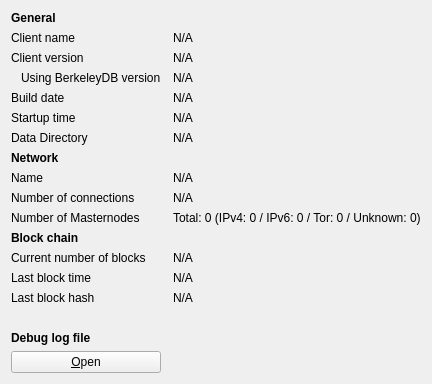
     <widget class="QWidget" name="tab_info">
      <attribute name="title">
       <string>&amp;Information</string>
      </attribute>
      <layout class="QGridLayout" name="gridLayout" columnstretch="0,0">
       <property name="horizontalSpacing">
        <number>12</number>
       </property>
       <item row="0" column="0">
        <widget class="QLabel" name="generalHeader">
         <property name="font">
          <font>
           <weight>75</weight>
           <bold>true</bold>
          </font>
         </property>
         <property name="text">
          <string>General</string>
         </property>
        </widget>
       </item>
       <item row="1" column="0">
        <widget class="QLabel" name="clientNameLabel">
         <property name="text">
          <string>Client name</string>
         </property>
        </widget>
       </item>
       <item row="1" column="1">
        <widget class="QLabel" name="clientName">
         <property name="cursor">
          <cursorShape>IBeamCursor</cursorShape>
         </property>
         <property name="text">
          <string>N/A</string>
         </property>
         <property name="textFormat">
          <enum>Qt::PlainText</enum>
         </property>
         <property name="textInteractionFlags">
          <set>Qt::LinksAccessibleByMouse|Qt::TextSelectableByKeyboard|Qt::TextSelectableByMouse</set>
         </property>
        </widget>
       </item>
       <item row="2" column="0">
        <widget class="QLabel" name="clientVersionLabel">
         <property name="text">
          <string>Client version</string>
         </property>
        </widget>
       </item>
       <item row="2" column="1">
        <widget class="QLabel" name="clientVersion">
         <property name="cursor">
          <cursorShape>IBeamCursor</cursorShape>
         </property>
         <property name="text">
          <string>N/A</string>
         </property>
         <property name="textFormat">
          <enum>Qt::PlainText</enum>
         </property>
         <property name="textInteractionFlags">
          <set>Qt::LinksAccessibleByMouse|Qt::TextSelectableByKeyboard|Qt::TextSelectableByMouse</set>
         </property>
        </widget>
       </item>
       <item row="3" column="0">
        <widget class="QLabel" name="berkeleyDBVersionLabel">
         <property name="text">
          <string>Using BerkeleyDB version</string>
         </property>
         <property name="indent">
          <number>10</number>
         </property>
        </widget>
       </item>
       <item row="3" column="1">
        <widget class="QLabel" name="berkeleyDBVersion">
         <property name="cursor">
          <cursorShape>IBeamCursor</cursorShape>
         </property>
         <property name="text">
          <string>N/A</string>
         </property>
         <property name="textFormat">
          <enum>Qt::PlainText</enum>
         </property>
         <property name="textInteractionFlags">
          <set>Qt::LinksAccessibleByMouse|Qt::TextSelectableByKeyboard|Qt::TextSelectableByMouse</set>
         </property>
        </widget>
       </item>
       <item row="4" column="0">
        <widget class="QLabel" name="buildDateLabel">
         <property name="text">
          <string>Build date</string>
         </property>
        </widget>
       </item>
       <item row="4" column="1">
        <widget class="QLabel" name="buildDate">
         <property name="cursor">
          <cursorShape>IBeamCursor</cursorShape>
         </property>
         <property name="text">
          <string>N/A</string>
         </property>
         <property name="textFormat">
          <enum>Qt::PlainText</enum>
         </property>
         <property name="textInteractionFlags">
          <set>Qt::LinksAccessibleByMouse|Qt::TextSelectableByKeyboard|Qt::TextSelectableByMouse</set>
         </property>
        </widget>
       </item>
       <item row="5" column="0">
        <widget class="QLabel" name="startupTimeLabel">
         <property name="text">
          <string>Startup time</string>
         </property>
        </widget>
       </item>
       <item row="5" column="1">
        <widget class="QLabel" name="startupTime">
         <property name="cursor">
          <cursorShape>IBeamCursor</cursorShape>
         </property>
         <property name="text">
          <string>N/A</string>
         </property>
         <property name="textFormat">
          <enum>Qt::PlainText</enum>
         </property>
         <property name="textInteractionFlags">
          <set>Qt::LinksAccessibleByMouse|Qt::TextSelectableByKeyboard|Qt::TextSelectableByMouse</set>
         </property>
        </widget>
       </item>
       <item row="6" column="0">
        <widget class="QLabel" name="dataDirLabel">
         <property name="text">
          <string>Data Directory</string>
         </property>
        </widget>
       </item>
       <item row="6" column="1">
        <widget class="QLabel" name="dataDir">
         <property name="text">
          <string>N/A</string>
         </property>
        </widget>
       </item>
       <item row="7" column="0">
        <widget class="QLabel" name="networkHeader">
         <property name="font">
          <font>
           <weight>75</weight>
           <bold>true</bold>
          </font>
         </property>
         <property name="text">
          <string>Network</string>
         </property>
        </widget>
       </item>
       <item row="8" column="0">
        <widget class="QLabel" name="networkNameLabel">
         <property name="text">
          <string>Name</string>
         </property>
        </widget>
       </item>
       <item row="8" column="1">
        <widget class="QLabel" name="networkName">
         <property name="cursor">
          <cursorShape>IBeamCursor</cursorShape>
         </property>
         <property name="text">
          <string>N/A</string>
         </property>
         <property name="textFormat">
          <enum>Qt::PlainText</enum>
         </property>
         <property name="textInteractionFlags">
          <set>Qt::LinksAccessibleByMouse|Qt::TextSelectableByKeyboard|Qt::TextSelectableByMouse</set>
         </property>
        </widget>
       </item>
       <item row="9" column="0">
        <widget class="QLabel" name="numberOfConnectionsLabel">
         <property name="text">
          <string>Number of connections</string>
         </property>
        </widget>
       </item>
       <item row="9" column="1">
        <widget class="QLabel" name="numberOfConnections">
         <property name="cursor">
          <cursorShape>IBeamCursor</cursorShape>
         </property>
         <property name="text">
          <string>N/A</string>
         </property>
         <property name="textFormat">
          <enum>Qt::PlainText</enum>
         </property>
         <property name="textInteractionFlags">
          <set>Qt::LinksAccessibleByMouse|Qt::TextSelectableByKeyboard|Qt::TextSelectableByMouse</set>
         </property>
        </widget>
       </item>
       <item row="10" column="0">
        <widget class="QLabel" name="masternodeCountLabel">
         <property name="text">
          <string>Number of Masternodes</string>
         </property>
        </widget>
       </item>
       <item row="10" column="1">
        <widget class="QLabel" name="masternodeCount">
         <property name="cursor">
          <cursorShape>IBeamCursor</cursorShape>
         </property>
         <property name="text">
          <string>Total: 0 (IPv4: 0 / IPv6: 0 / Tor: 0 / Unknown: 0)</string>
         </property>
         <property name="textFormat">
          <enum>Qt::PlainText</enum>
         </property>
         <property name="textInteractionFlags">
          <set>Qt::LinksAccessibleByMouse|Qt::TextSelectableByKeyboard|Qt::TextSelectableByMouse</set>
         </property>
        </widget>
       </item>
       <item row="11" column="0">
        <widget class="QLabel" name="blockchainHeader">
         <property name="font">
          <font>
           <weight>75</weight>
           <bold>true</bold>
          </font>
         </property>
         <property name="text">
          <string>Block chain</string>
         </property>
        </widget>
       </item>
       <item row="12" column="0">
        <widget class="QLabel" name="numberOfBlocksLabel">
         <property name="text">
          <string>Current number of blocks</string>
         </property>
        </widget>
       </item>
       <item row="12" column="1">
        <widget class="QLabel" name="numberOfBlocks">
         <property name="cursor">
          <cursorShape>IBeamCursor</cursorShape>
         </property>
         <property name="text">
          <string>N/A</string>
         </property>
         <property name="textFormat">
          <enum>Qt::PlainText</enum>
         </property>
         <property name="textInteractionFlags">
          <set>Qt::LinksAccessibleByMouse|Qt::TextSelectableByKeyboard|Qt::TextSelectableByMouse</set>
         </property>
        </widget>
       </item>
       <item row="13" column="0">
        <widget class="QLabel" name="lastBlockTimeLabel">
         <property name="text">
          <string>Last block time</string>
         </property>
        </widget>
       </item>
       <item row="13" column="1">
        <widget class="QLabel" name="lastBlockTime">
         <property name="cursor">
          <cursorShape>IBeamCursor</cursorShape>
         </property>
         <property name="text">
          <string>N/A</string>
         </property>
         <property name="textFormat">
          <enum>Qt::PlainText</enum>
         </property>
         <property name="textInteractionFlags">
          <set>Qt::LinksAccessibleByMouse|Qt::TextSelectableByKeyboard|Qt::TextSelectableByMouse</set>
         </property>
        </widget>
       </item>
       <item row="14" column="0">
        <widget class="QLabel" name="lastBlockHashLabel">
         <property name="text">
          <string>Last block hash</string>
         </property>
        </widget>
       </item>
       <item row="14" column="1">
        <widget class="QLabel" name="lastBlockHash">
         <property name="text">
          <string>N/A</string>
         </property>
        </widget>
       </item>
       <item row="15" column="0">
        <spacer name="verticalSpacer_2">
         <property name="orientation">
          <enum>Qt::Vertical</enum>
         </property>
         <property name="sizeHint" stdset="0">
          <size>
           <width>20</width>
           <height>20</height>
          </size>
         </property>
        </spacer>
       </item>
       <item row="16" column="0">
        <widget class="QLabel" name="debugLogFileHeader">
         <property name="font">
          <font>
           <weight>75</weight>
           <bold>true</bold>
          </font>
         </property>
         <property name="text">
          <string>Debug log file</string>
         </property>
        </widget>
       </item>
       <item row="17" column="0">
        <widget class="QPushButton" name="openDebugLogfileButton">
         <property name="toolTip">
          <string>Open the MANTIS Coin debug log file from the current data directory. This can take a few seconds for large log files.</string>
         </property>
         <property name="text">
          <string>&amp;Open</string>
         </property>
         <property name="autoDefault">
          <bool>false</bool>
         </property>
        </widget>
       </item>
      </layout>
     </widget>
